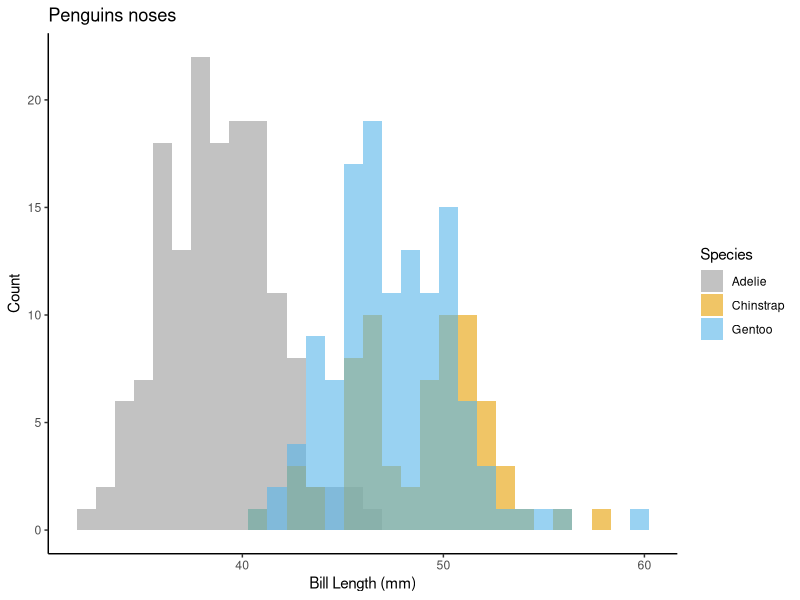
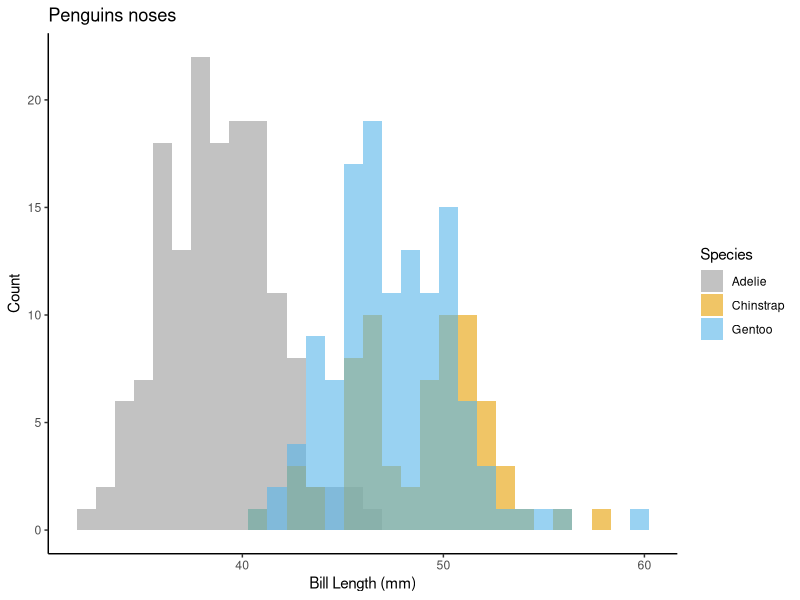

Write R code to recreate these figures, in order.

install.packages("palmerpenguins",repos = "http://cran.us.r-project.org")
print("Penguins are here")
install.packages("ggplot2",repos = "http://cran.us.r-project.org")
print("ggplots are here")


library(palmerpenguins)
library(ggplot2)



data(package = 'palmerpenguins')


# Look at distribution of bill lengths in 3 species
palette = c("#999999", "#E69F00", "#56B4E9")
theme_set(
  theme_classic(base_size = 25)
)

px <- ggplot(data=penguins, aes(bill_length_mm))+
  geom_histogram(aes(fill=species), alpha=0.6, position="identity")+
  theme_classic()+
  xlab("Bill Length (mm)")+
  ylab("Count")+
  ggtitle("Penguins noses")+
  scale_fill_manual("Species",values=palette)
px  
ggsave("my_penguin_plot.png",px, device = "png", width=4,height=4)
